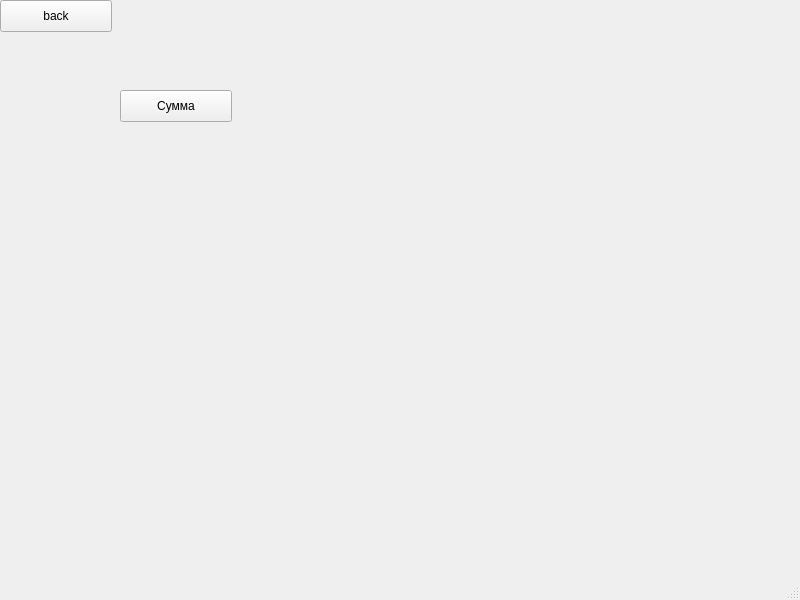
<?xml version="1.0" encoding="UTF-8"?>
<ui version="4.0">
 <class>IntegerMainWindow</class>
 <widget class="QMainWindow" name="IntegerMainWindow">
  <property name="geometry">
   <rect>
    <x>0</x>
    <y>0</y>
    <width>800</width>
    <height>600</height>
   </rect>
  </property>
  <property name="windowTitle">
   <string>MainWindow</string>
  </property>
  <widget class="QWidget" name="centralwidget">
   <widget class="QPushButton" name="pushButton">
    <property name="geometry">
     <rect>
      <x>0</x>
      <y>0</y>
      <width>112</width>
      <height>32</height>
     </rect>
    </property>
    <property name="text">
     <string>back</string>
    </property>
   </widget>
   <widget class="QPushButton" name="pushButton_2">
    <property name="geometry">
     <rect>
      <x>120</x>
      <y>90</y>
      <width>112</width>
      <height>32</height>
     </rect>
    </property>
    <property name="text">
     <string>Сумма</string>
    </property>
   </widget>
  </widget>
  <widget class="QMenuBar" name="menubar">
   <property name="geometry">
    <rect>
     <x>0</x>
     <y>0</y>
     <width>800</width>
     <height>22</height>
    </rect>
   </property>
  </widget>
  <widget class="QStatusBar" name="statusbar"/>
 </widget>
 <resources/>
 <connections/>
</ui>
